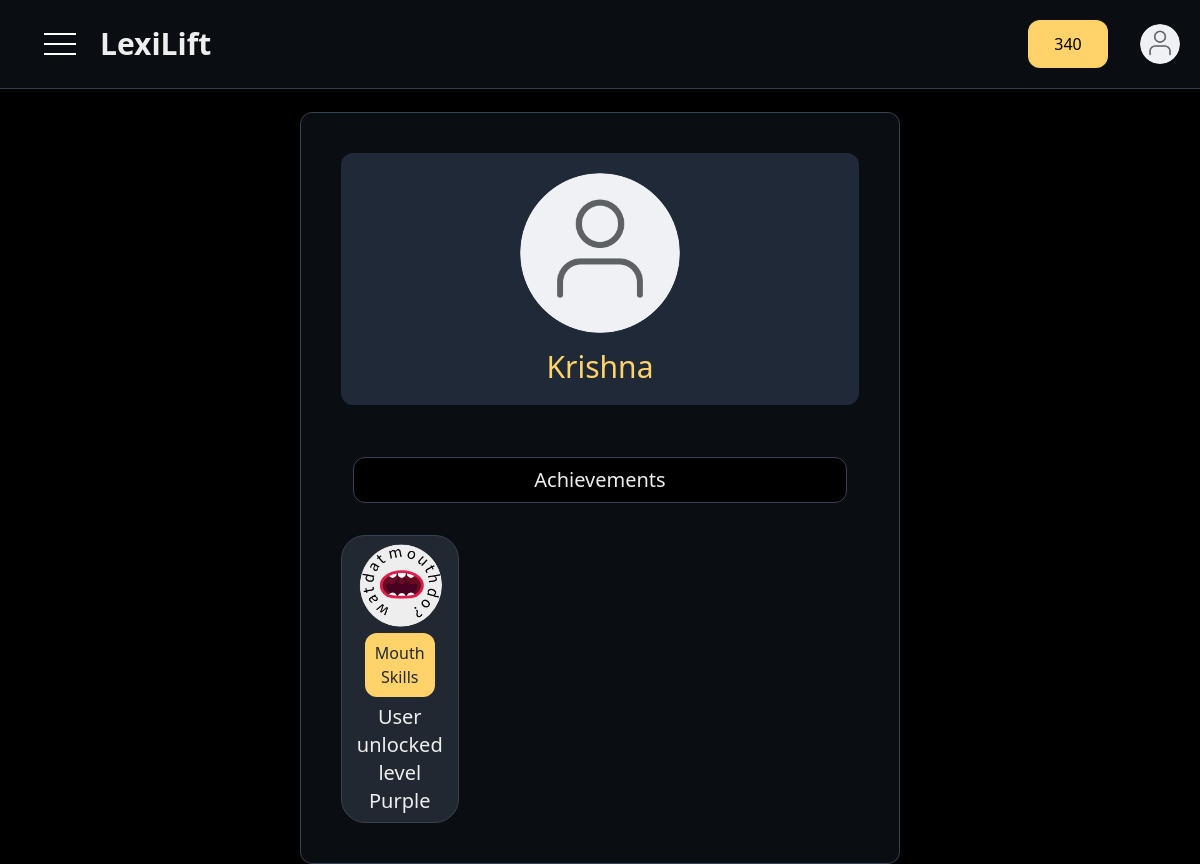
Before: /profile (signed in) with the older database file.
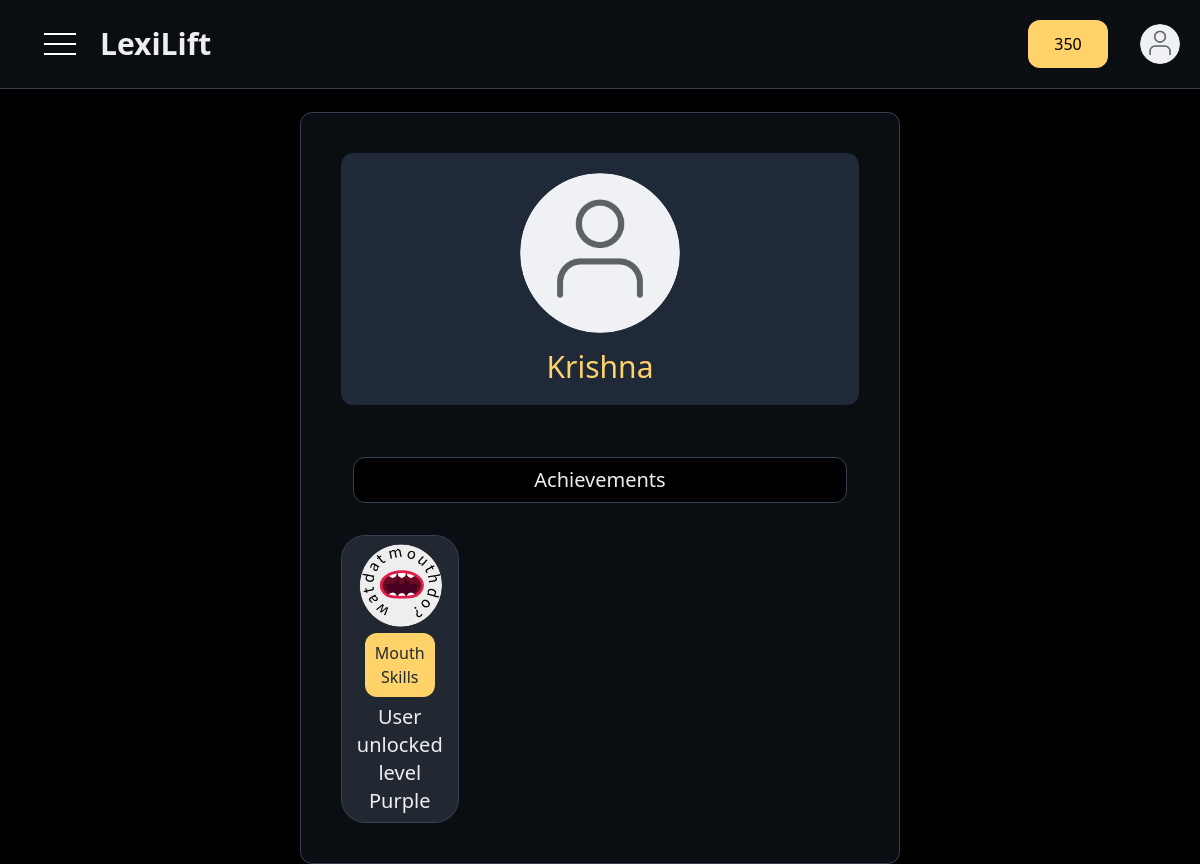
After: the same page with the newer database file.
### tables this page shows
CREATE TABLE "points" (
    user_id INTEGER,
    points INTEGER DEFAULT 0,
    correct_count INTEGER DEFAULT 0, level TEXT DEFAULT 'easy', num INTEGER DEFAULT 1,
    FOREIGN KEY (user_id) REFERENCES users (id)
);

### app.py (the view)
@app.route("/profile")
def profile():
    user_json = session.get('user')
    if user_json:
        user = json.loads(user_json)
        user_id = user[0]
        points = get_user_points(user_id)
        correct_count = get_user_correc(user_id)
        level = get_user_lvl(user_id)
        achievements = []
        if correct_count >= 5:
            achievements.append("a-1.png")
        if points >= 500:
            achievements.append("a-2.png")
        if level == 'medium':
            achievements.append("a-3.png")
        if points >= 5500:
            achievements.append("a-4.png")
        if correct_count >= 25:
            achievements.append("a-5.png")
        if level == 'hard':
            achievements.append("a-6.png")
        if correct_count >= 50:
            achievements.append("a-7.png")
        if points >= 120000:
            achievements.append("a-8.png")
        return render_template('profile.html', user=user, points=points, correct_count=correct_count, level=level, achievements=achievements)
    else:
        flash('You must be logged in to view your profile.', 'error')
        return redirect(url_for('login'))

### db_funcs.py (called while the page is built)
def get_user_points(user_id):
    con = sqlite3.connect("user.db")
    cursor = con.cursor()
    cursor.execute('SELECT points FROM points WHERE user_id = ?', (user_id,))
    points = cursor.fetchone()
    con.close()
    return points[0] if points else 0

def get_user_correc(user_id):
    con = sqlite3.connect("user.db")
    cursor = con.cursor()
    cursor.execute('SELECT correct_count FROM points WHERE user_id = ?', (user_id,))
    count = cursor.fetchone()
    con.close()
    return count[0] if count else 0

def get_user_lvl(user_id):
    con = sqlite3.connect("user.db")
    cursor = con.cursor()
    cursor.execute('SELECT level FROM points WHERE user_id = ?', (user_id,))
    lvl = cursor.fetchone()
    con.close()
    return lvl[0] if lvl else 'easy'

### templates/profile.html (shortened to what this page needs)
<!DOCTYPE html>
<html lang="en">
<head>
    <link rel="stylesheet" href="/static/output.css">
    <link href="https://cdn.jsdelivr.net/npm/tailwindcss@2.2.19/dist/tailwind.min.css" rel="stylesheet">
</head>
<body class='bg-black min-h-screen flex flex-col'>
    <div class='bg-black'>
        <div class="fixed flex items-center w-screen p-5 border-b-lblac border-b bg-slate-700/20 z-50 backdrop-blur-md">
            <div class="relative ml-6">
                <div id="menu-toggle" class="space-y-2 cursor-pointer">
                    <div class="line w-8 h-0.5 bg-white"></div>
                    <div class="line w-8 h-0.5 bg-white"></div>
                    <div class="line w-8 h-0.5 bg-white"></div>
                </div>
            </div>
            <div class="flex flex-grow">
                <a href="/dashboard" class='text-bone font-bold text-3xl ml-6'>LexiLift</a>
            </div>
            <div class="flex items-center justify-end gap-4 text-white">
                <span class="p-3 bg-dand text-black rounded-xl w-20 h-full flex items-center justify-center">{{ points }}</span>
                <a href="{{ url_for('profile') }}" class="ml-4">
                    <img src="static/img/pfp.png" alt="Profile Image" class="rounded-full w-10 h-10">
                </a>
            </div>
        </div>
    </div>
    <div class="pt-28 flex-1 w-full flex justify-center items-center">
        <div class="flex flex-col items-center w-1/2 h-full bg-slate-700/20 rounded-xl backdrop-blur-md border border-gray-700 p-10 text-bone">
            <div class="flex flex-col items-center w-full bg-gray-800 p-5 rounded-xl">
                <img src="/static/img/pfp.png" alt="Profile Image" class="rounded-full w-40 h-40">
                <h2 class="text-3xl mt-4 text-dand">{{ user[2] }}</h2>
            </div>
            <div class="w-full mt-10">
                <div class="flex mb-5">
                    <button id="achievements-tab" class="tab-button text-xl text-bone flex-1 border border-gray-700 rounded-xl bg-black m-3">Achievements</button>
                </div>
                <div id="achievements" class="tab-content active">
                    <div class="grid grid-cols-1 sm:grid-cols-2 lg:grid-cols-4 gap-4">
                        {% if 'a-6.png' in achievements %}
                        <div class="bg-blac h-72 p-4 flex justify-center items-center flex-col rounded-3xl border border-gray-700">
                            <img src="/static/img/a-6.png" alt="What that mouth do" class="rounded-full w-28 h-28">
                            <div class="text-blac bg-dand rounded-xl w-5/6 flex text-center justify-center p-2 m-1.5">Mouth Skills</div>
                            <div class="text-bone text-xl flex text-center justify-center">User unlocked level Purple</div>
                        </div>
                        {% endif %}
                    </div>
                </div>
            </div>
        </body>
        </html>

### templates/profile.html (style rules this page uses)
.line { transition: all 0.3s ease-in-out; }
.tab-content { display: none; }
.tab-content.active { display: block; }
.tab-button { padding: 0.5rem 1rem; text-align: center; cursor: pointer; }

Changed rows visible on the page:
changed points: points "340" → "350"
